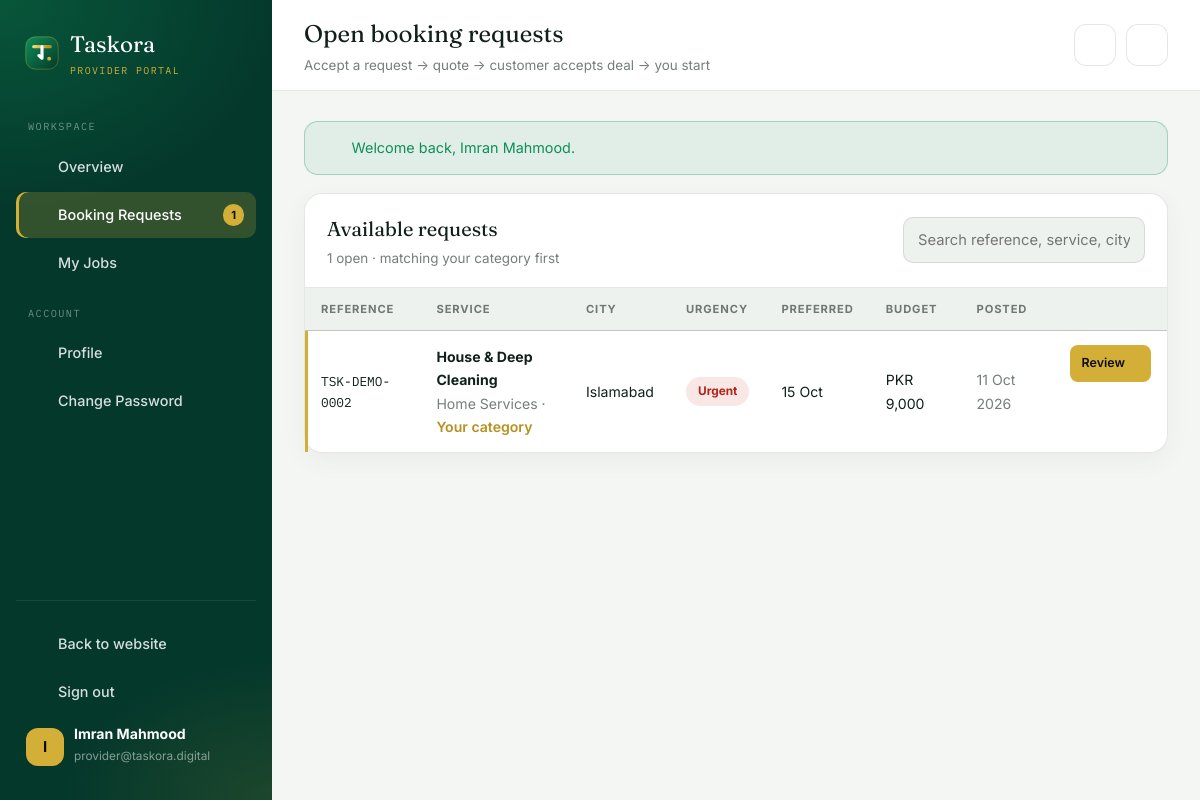
The page /account/requests.php (signed in) on the database its author committed.
### tables this page shows
CREATE TABLE `users` (
  `id` int(10) unsigned NOT NULL AUTO_INCREMENT,
  `role` enum('customer','provider') NOT NULL DEFAULT 'customer',
  `name` varchar(150) NOT NULL,
  `email` varchar(191) NOT NULL,
  `phone` varchar(40) DEFAULT NULL,
  `cnic` varchar(20) DEFAULT NULL,
  `city` varchar(80) DEFAULT NULL,
  `password` varchar(255) NOT NULL,
  `category` varchar(150) DEFAULT NULL,
  `subcategory` varchar(150) DEFAULT NULL,
  `experience` int(11) DEFAULT NULL,
  `service_areas` varchar(255) DEFAULT NULL,
  `qualifications` text,
  `status` enum('pending','active','suspended') NOT NULL DEFAULT 'active',
  `created_at` timestamp NOT NULL DEFAULT CURRENT_TIMESTAMP,
  PRIMARY KEY (`id`),
  UNIQUE KEY `email` (`email`)
);

CREATE TABLE `bookings` (
  `id` int(10) unsigned NOT NULL AUTO_INCREMENT,
  `ref` varchar(30) NOT NULL,
  `customer_id` int(10) unsigned DEFAULT NULL,
  `provider_id` int(10) unsigned DEFAULT NULL,
  `name` varchar(150) NOT NULL,
  `phone` varchar(40) NOT NULL,
  `email` varchar(191) DEFAULT NULL,
  `cnic` varchar(20) DEFAULT NULL,
  `city` varchar(80) DEFAULT NULL,
  `address` varchar(255) DEFAULT NULL,
  `map_link` varchar(255) DEFAULT NULL,
  `category` varchar(150) DEFAULT NULL,
  `service` varchar(150) DEFAULT NULL,
  `description` text,
  `urgency` enum('normal','urgent','emergency') NOT NULL DEFAULT 'normal',
  `preferred_date` date DEFAULT NULL,
  `budget` decimal(12,2) DEFAULT NULL,
  `quotation_required` tinyint(1) NOT NULL DEFAULT '0',
  `payment_method` varchar(40) DEFAULT NULL,
  `status` enum('requested','provider_joined','quoted','deal_locked','in_progress','completed','cancelled') NOT NULL DEFAULT 'requested',
  `deal_amount` decimal(12,2) DEFAULT NULL,
  `source` varchar(20) NOT NULL DEFAULT 'portal',
  `admin_note` text,
  `created_at` timestamp NOT NULL DEFAULT CURRENT_TIMESTAMP,
  `updated_at` timestamp NULL DEFAULT NULL ON UPDATE CURRENT_TIMESTAMP,
  PRIMARY KEY (`id`),
  UNIQUE KEY `ref` (`ref`),
  KEY `idx_customer` (`customer_id`),
  KEY `idx_provider` (`provider_id`),
  KEY `idx_status` (`status`)
);

### includes/bootstrap.php (called while the page is built, shortened)
<?php
function base_url($path = '')
{
    static $base = null;
    if ($base === null) {
        if (BASE_URL_OVERRIDE !== '') {
            $base = rtrim(BASE_URL_OVERRIDE, '/');
        } else {
            $root = str_replace('\\', '/', realpath($_SERVER['DOCUMENT_ROOT'] ?? ''));
            $app  = str_replace('\\', '/', realpath(dirname(__DIR__)));
            $base = ($root && stripos($app, $root) === 0) ? substr($app, strlen($root)) : '';
            $base = '/' . trim($base, '/');
            if ($base === '/') $base = '';
        }
    }
    return $base . '/' . ltrim($path, '/');
}
function db()
{
    static $pdo = null;
    if ($pdo === null) {
        try {
            $pdo = new PDO(
                'mysql:host=' . DB_HOST . ';port=' . DB_PORT . ';dbname=' . DB_NAME . ';charset=utf8mb4',
                DB_USER,
                DB_PASS,
                [
                    PDO::ATTR_ERRMODE            => PDO::ERRMODE_EXCEPTION,
                    PDO::ATTR_DEFAULT_FETCH_MODE => PDO::FETCH_ASSOC,
                    PDO::ATTR_EMULATE_PREPARES   => false,
                ]
            );
        } catch (PDOException $ex) {
            http_response_code(500);
            echo '<div style="font-family:sans-serif;max-width:640px;margin:80px auto;padding:32px;border:1px solid #d4af37;border-radius:14px">'
               . '<h2 style="color:#04382b">Database connection failed</h2>'
               . '<p>Start MySQL in the XAMPP Control Panel and import <code>database.sql</code> into a database named <b>' . DB_NAME . '</b> '
               . '(or open <a href="' . base_url('install.php') . '">install.php</a>).</p>'
               . (APP_DEBUG ? '<pre style="white-space:pre-wrap;color:#b42318">' . htmlspecialchars($ex->getMessage()) . '</pre>' : '')
               . '</div>';
            exit;
        }
    }
    return $pdo;
}
function q($sql, $params = [])
{
    $st = db()->prepare($sql);
    $st->execute($params);
    return $st;
}
function row($sql, $params = [])  { $r = q($sql, $params)->fetch(); return $r ?: null; }
function rows($sql, $params = []) { return q($sql, $params)->fetchAll(); }
function val($sql, $params = [])  { $v = q($sql, $params)->fetchColumn(); return $v === false ? null : $v; }
function e($s) { return htmlspecialchars((string)$s, ENT_QUOTES, 'UTF-8'); }
function money($n) { return 'PKR ' . number_format((float)$n); }
function time_ago($dt)
{
    $d = time() - strtotime($dt);
    return date('d M Y', strtotime($dt));
}
function setting($key, $default = '')
{
    static $cache = null;
    if ($cache === null) {
        $cache = [];
        foreach (rows('SELECT skey, svalue FROM settings') as $r) $cache[$r['skey']] = $r['svalue'];
    }
    return (isset($cache[$key]) && $cache[$key] !== '') ? $cache[$key] : $default;
}
function flash($type = null, $msg = null)
{
    $f = $_SESSION['flash'] ?? [];
    return $f;
}
function current_user()
{
    static $u = false;
    if ($u === false) {
        $u = !empty($_SESSION['uid']) ? row('SELECT * FROM users WHERE id = ?', [$_SESSION['uid']]) : null;
    }
    return $u;
}
function require_user($role = null)
{
    $u = current_user();
    return $u;
}
require_once __DIR__ . '/icons.php';
require_once __DIR__ . '/layout.php';

### account/requests.php (the view, shortened to what this page needs)
<?php
require __DIR__ . '/_layout.php';
$u = require_user('provider');
$list = rows("SELECT * FROM bookings WHERE status = 'requested' AND provider_id IS NULL ORDER BY FIELD(urgency,'emergency','urgent','normal'), id DESC");
portal_start('Open booking requests', 'Accept a request → quote → customer accepts deal → you start');
?>
<div class="card">
  <div class="card-head">
    <div><h2>Available requests</h2><p><?= count($list) ?> open · matching your category first</p></div>
    <div class="filters"><input class="input search" placeholder="Search reference, service, city…" data-table-search="#reqTable"></div>
  </div>
  <?php if (!$list): ?><div class="empty"><?= icon('inbox') ?>No open booking requests right now. Check back soon.</div>
  <?php else: ?>
  <div class="table-wrap"><table class="tbl" id="reqTable">
    <thead><tr><th>Reference</th><th>Service</th><th>City</th><th>Urgency</th><th>Preferred</th><th>Budget</th><th>Posted</th><th></th></tr></thead>
    <tbody>
      <?php foreach ($list as $b): $match = $b['category'] === $u['category']; ?>
        <tr<?= $match ? ' style="box-shadow:inset 3px 0 0 var(--gold)"' : '' ?>>
          <td class="mono"><?= e($b['ref']) ?></td>
          <td><b><?= e($b['service']) ?></b><br><span class="muted"><?= e($b['category']) ?><?= $match ? ' · <span style="color:var(--gold-deep);font-weight:600">Your category</span>' : '' ?></span></td>
          <td><?= e($b['city']) ?></td>
          <td><?= $b['urgency'] === 'normal' ? '<span class="muted">Normal</span>' : '<span class="pill pill-red">' . e(ucfirst($b['urgency'])) . '</span>' ?></td>
          <td><?= $b['preferred_date'] ? e(date('d M', strtotime($b['preferred_date']))) : '—' ?></td>
          <td><?= $b['budget'] ? e(money($b['budget'])) : '—' ?></td>
          <td class="muted"><?= e(time_ago($b['created_at'])) ?></td>
          <td class="actions"><a class="b b-gold b-sm" href="booking.php?id=<?= (int)$b['id'] ?>">Review <?= icon('arrow') ?></a></td>
        </tr>
      <?php endforeach; ?>
    </tbody>
  </table></div>
  <?php endif; ?>
</div>
<?php portal_end(); ?>

### account/_layout.php (shortened to what this page needs)
<?php
require_once dirname(__DIR__) . '/includes/bootstrap.php';
function portal_nav($u)
{
    $unread = (int)val('SELECT COUNT(*) FROM notifications WHERE user_id = ? AND is_read = 0', [$u['id']]);
    if ($u['role'] === 'provider') {
        $open = (int)val("SELECT COUNT(*) FROM bookings WHERE status = 'requested' AND provider_id IS NULL");
        return [
            'Workspace' => [
                ['index.php', 'Overview', 'grid'],
                ['requests.php', 'Booking Requests', 'inbox', $open],
                ['jobs.php', 'My Jobs', 'briefcase'],
            ],
            'Account' => [
                ['profile.php', 'Profile', 'user'],
                ['password.php', 'Change Password', 'lock'],
            ],
        ];
    }
    return [
        'Bookings' => [
            ['index.php', 'Overview', 'grid'],
            ['services.php', 'Book a Service', 'plus'],
            ['bookings.php', 'My Bookings', 'list'],
        ],
        'Support' => [
            ['../forms.php?type=complaint', 'Complaint', 'doc'],
            ['../forms.php?type=refund', 'Refund Request', 'wallet'],
            ['../forms.php?type=insurance', 'Insurance Claim', 'shield'],
        ],
        'Account' => [
            ['profile.php', 'Profile', 'user'],
            ['password.php', 'Change Password', 'lock'],
        ],
    ];
}
function portal_start($title, $subtitle = '')
{
    $u = current_user();
    $cur = basename($_SERVER['SCRIPT_NAME']);
    $notifs = rows('SELECT * FROM notifications WHERE user_id = ? ORDER BY id DESC LIMIT 12', [$u['id']]);
    $unread = 0; foreach ($notifs as $n) if (!$n['is_read']) $unread++;
    render_head($title . ' | ' . setting('site_name'), '', ['body' => 'db', 'css' => ['css/dashboard.css']]);
    ?>
<div class="db-shell">
  <aside class="db-side" id="dbSide">
    <a class="db-brand" href="<?= e(base_url('index.php')) ?>"><?= logo_mark(36) ?><div><?= e(setting('site_name', 'Taskora')) ?><small><?= $u['role'] === 'provider' ? 'Provider' : 'Customer' ?> portal</small></div></a>
    <?php foreach (portal_nav($u) as $group => $links): ?>
      <div class="db-group"><?= e($group) ?></div>
      <?php foreach ($links as $l): ?>
        <a class="db-link<?= $cur === basename($l[0]) ? ' active' : '' ?>" href="<?= e($l[0]) ?>"><?= icon($l[2]) ?><?= e($l[1]) ?><?php if (!empty($l[3])): ?><span class="count"><?= (int)$l[3] ?></span><?php endif; ?></a>
      <?php endforeach; ?>
    <?php endforeach; ?>
    <div class="db-side-foot">
      <a class="db-link" href="<?= e(base_url('index.php')) ?>"><?= icon('home') ?>Back to website</a>
      <a class="db-link" href="logout.php"><?= icon('logout') ?>Sign out</a>
      <div class="db-me"><span class="db-ava"><?= e(strtoupper(substr($u['name'], 0, 1))) ?></span><div><strong><?= e($u['name']) ?></strong><small><?= e($u['email']) ?></small></div></div>
    </div>
  </aside>
  <div class="db-main">
    <header class="db-top">
      <div><h1><?= e($title) ?></h1><?php if ($subtitle): ?><p><?= e($subtitle) ?></p><?php endif; ?></div>
      <div class="db-top-actions">
        <button class="db-icon-btn" id="themeBtn" aria-label="Toggle theme"><?= icon('moon') ?></button>
        <div class="notif-wrap">
          <button class="db-icon-btn" id="notifBtn" aria-label="Notifications"><?= icon('bell') ?><?php if ($unread): ?><span class="dotn"></span><?php endif; ?></button>
        </div>
      </div>
    </header>
    <main class="db-content">
      <?php foreach (flash() as $f): ?>
        <div class="alert alert-<?= e($f['type']) ?>"><?= icon($f['type'] === 'error' ? 'x' : 'check-circle') ?><span><?= e($f['msg']) ?></span></div>
      <?php endforeach; ?>
<?php
}
function portal_end()
{
    ?>
    </main>
  </div>
</div>
</body></html>
<?php
}

### includes/icons.php (shortened to what this page needs)
<?php
function icon($name, $class = '')
{
    static $p = null;
    $d = $p[$name] ?? $p['spark'];
    return '<svg class="ico ' . $class . '" viewBox="0 0 24 24" fill="none" stroke="currentColor" stroke-width="1.6" stroke-linecap="round" stroke-linejoin="round" aria-hidden="true">' . $d . '</svg>';
}

### rows shown on the page
users: name "I", name "Imran Mahmood", email "provider@taskora.digital"
bookings: ref "TSK-DEMO-0002", service "House & Deep Cleaning", category "Home Services", shows "Your category", city "Islamabad", urgency "Urgent", preferred_date "15 Oct", budget "PKR 9,000", created_at "11 Oct 2026"

### other values the page prints
setting('site_name', 'Taskora') "Taskora"
$group "WORKSPACE"
$l[1] "Overview"
$l[1] "Booking Requests"
$l[3] "1"
$l[1] "My Jobs"
$group "ACCOUNT"
$l[1] "Profile"
$l[1] "Change Password"
$title "Open booking requests"
$subtitle "Accept a request → quote → customer accepts deal → you start"
$f['msg'] "Welcome back, Imran Mahmood."
count($list) "1"
